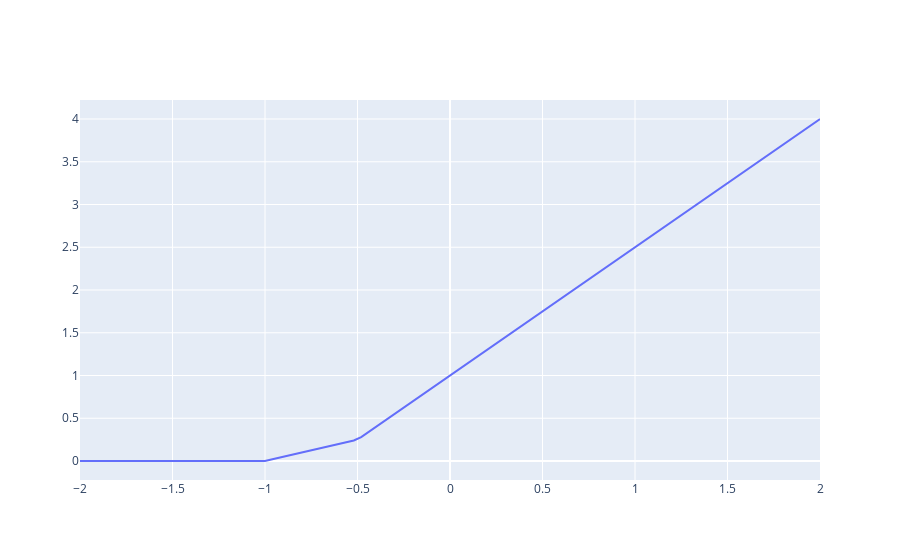

Notebook source saved alongside this figure:
### Code cell
fig = go.Figure()

fig.add_trace(
    go.Scatter(
        x = X,
        y = Y,
        name = 'model'
    )
)

# fig.add_trace(
#     go.Scatter(
#         x = X,
#         y = 0.5 + 0.5*X,
#         name = 'plane 1'
#     )
# )

# fig.add_trace(
#     go.Scatter(
#         x = X,
#         y = 0.5 + X,
#         name = 'plane 2'
#     )
# )

# fig.add_trace(
#     go.Scatter(
#         x = X,
#         y = 1 + 1.5*X,
#         name = 'plane 1 + plane 2'
#     )
# )

fig.show()

### Figure 1 — Plotly figure (JSON) as saved in the notebook; plotly's stock layout.template omitted (floating-point values rounded to 4 significant figures)
{"data": [{"name": "model", "type": "scatter", "x": [-2, -1.96, -1.92, -1.88, -1.84, -1.8, -1.76, -1.72, -1.68, -1.64, -1.6, -1.56, -1.52, -1.48, -1.44, -1.4, -1.36, -1.32, -1.28, -1.24, -1.2, -1.16, -1.12, -1.08, -1.04, -1, -0.96, -0.92, -0.88, -0.84, -0.8, -0.76, -0.72, -0.68, -0.64, -0.6, -0.56, -0.52, -0.48, -0.44, -0.4, -0.36, -0.32, -0.28, -0.24, -0.2, -0.16, -0.12, -0.08, -0.04, 0, 0.04, 0.08, 0.12, 0.16, 0.2, 0.24, 0.28, 0.32, 0.36, 0.4, 0.44, 0.48, 0.52, 0.56, 0.6, 0.64, 0.68, 0.72, 0.76, 0.8, 0.84, 0.88, 0.92, 0.96, 1, 1.04, 1.08, 1.12, 1.16, 1.2, 1.24, 1.28, 1.32, 1.36, 1.4, 1.44, 1.48, 1.52, 1.56, 1.6, 1.64, 1.68, 1.72, 1.76, 1.8, 1.84, 1.88, 1.92, 1.96, 2], "y": [0, 0, 0, 0, 0, 0, 0, 0, 0, 0, 0, 0, 0, 0, 0, 0, 0, 0, 0, 0, 0, 0, 0, 0, 0, 0, 0.02, 0.04, 0.06, 0.08, 0.1, 0.12, 0.14, 0.16, 0.18, 0.2, 0.22, 0.24, 0.28, 0.34, 0.4, 0.46, 0.52, 0.58, 0.64, 0.7, 0.76, 0.82, 0.88, 0.94, 1, 1.06, 1.12, 1.18, 1.24, 1.3, 1.36, 1.42, 1.48, 1.54, 1.6, 1.66, 1.72, 1.78, 1.84, 1.9, 1.96, 2.02, 2.08, 2.14, 2.2, 2.26, 2.32, 2.38, 2.44, 2.5, 2.56, 2.62, 2.68, 2.74, 2.8, 2.86, 2.92, 2.98, 3.04, 3.1, 3.16, 3.22, 3.28, 3.34, 3.4, 3.46, 3.52, 3.58, 3.64, 3.7, 3.76, 3.82, 3.88, 3.94, 4]}], "layout": {}}
